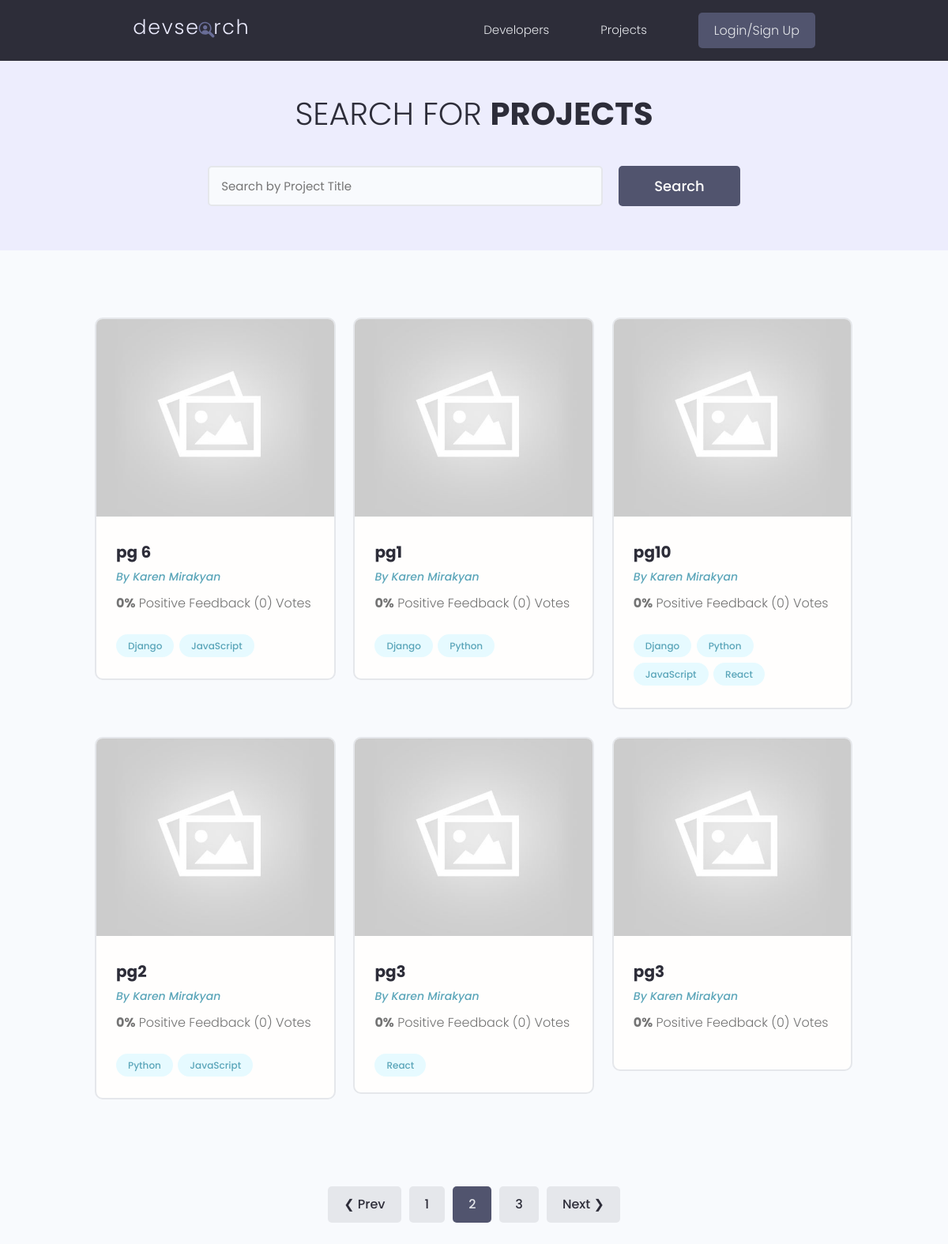
/projects/?page=2, run on an earlier commit of the app's database.
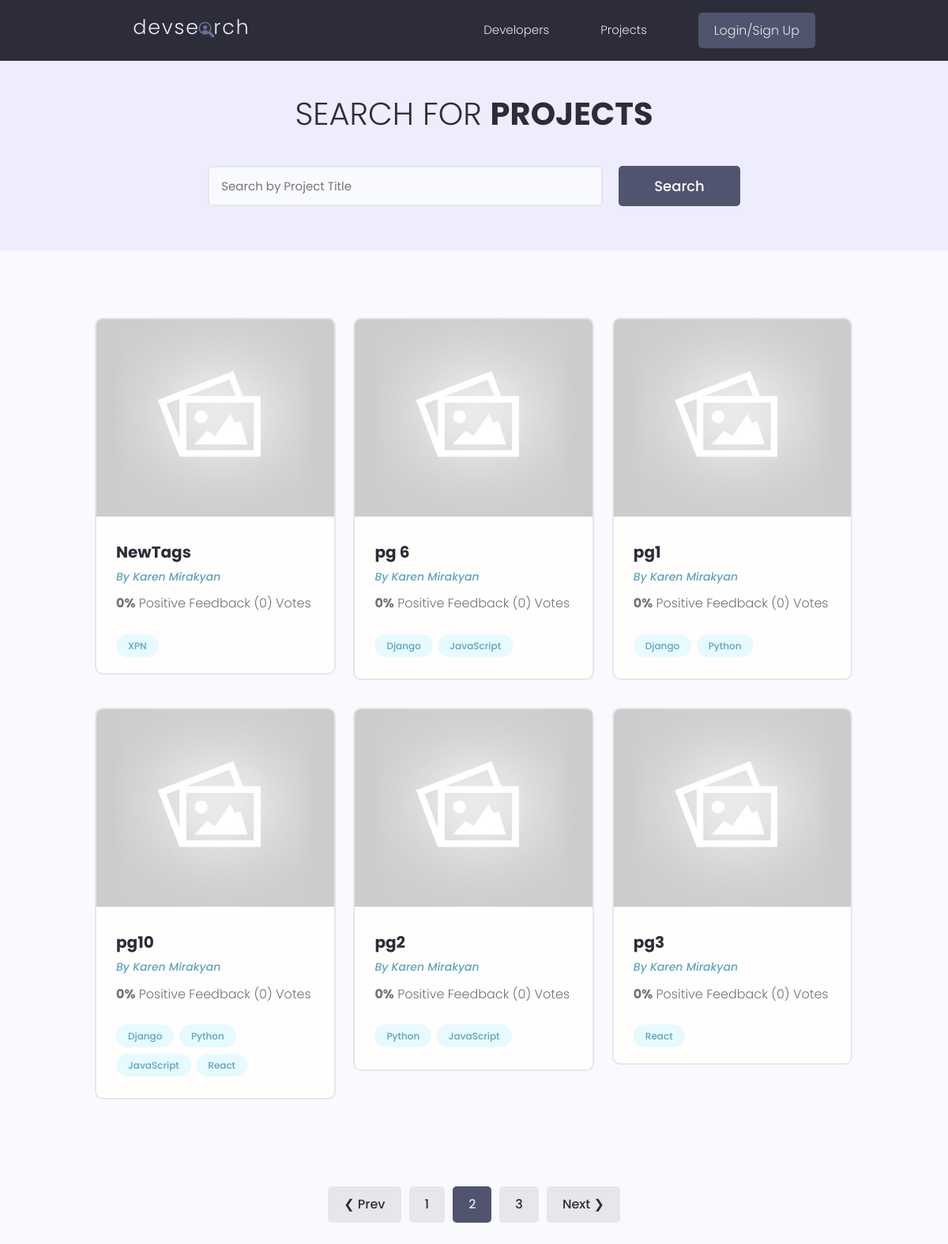
And on a later commit of the database.
### projects/models.py (models this page shows, shortened)
class Project(models.Model):
    id = models.UUIDField(default=uuid.uuid4, unique=True, primary_key=True, editable=False)
    owner = models.ForeignKey(Profile, null=True, blank=True, on_delete=models.CASCADE)
    title = models.CharField(max_length=200)
    description = models.TextField(null=True, blank=True)
    featured_image = models.ImageField(null=True, blank=True, default='default.jpg')
    demo_link = models.CharField(max_length=2000, null=True, blank=True)
    source_link = models.CharField(max_length=2000, null=True, blank=True)
    tags = models.ManyToManyField('Tag', blank=True)
    vote_total = models.IntegerField(default=0, null=True, blank=True)
    vote_ratio = models.IntegerField(default=0, null=True, blank=True)
    created = models.DateTimeField(auto_now_add=True)
    class Meta:
        ordering = ['-vote_ratio', '-vote_total', 'title']
    @property
    def image_url(self):
        try:
            url = self.featured_image.url
        except:
            url = ''
        return url

class Tag(models.Model):
    name = models.CharField(max_length=200)
    created = models.DateTimeField(auto_now_add=True)
    id = models.UUIDField(default=uuid.uuid4, unique=True, primary_key=True, editable=False)
    def __str__(self):
        return self.name

### users/models.py (models this page shows, shortened)
class Profile(models.Model):
    user = models.OneToOneField(User, on_delete=models.CASCADE, null=True, blank=True)
    name = models.CharField(max_length=200, blank=True, null=True)
    username = models.CharField(max_length=200, blank=True, null=True)
    location = models.CharField(max_length=200, blank=True, null=True)
    email = models.EmailField(max_length=200, blank=True, null=True)
    short_intro = models.CharField(max_length=200, blank=True, null=True)
    bio = models.TextField(blank=True, null=True)
    profile_image = models.ImageField(null=True, blank=True, upload_to='profiles/', default='profiles/user-default.png')
    social_github = models.CharField(max_length=200, blank=True, null=True)
    social_twitter = models.CharField(max_length=200, blank=True, null=True)
    social_linkedin = models.CharField(max_length=200, blank=True, null=True)
    social_youtube = models.CharField(max_length=200, blank=True, null=True)
    social_website = models.CharField(max_length=200, blank=True, null=True)
    created = models.DateTimeField(auto_now_add=True)
    id = models.UUIDField(default=uuid.uuid4, unique=True, primary_key=True, editable=False)
    class Meta:
        ordering = ['created']

### projects/views.py (the view)
# urls.py: path('projects/', views.get_projects),
def projects(request):
    projects, search_query = search_project(request)
    custom_range, projects = paginate_projects(request, projects, 6)
    context = {
        'projects': projects,
        'search_query': search_query,
        'custom_range': custom_range,
    }
    return render(request, 'projects/projects.html', context)

### projects/utils.py (called while the page is built)
def search_project(request):
    search_query = ''
    if request.GET.get('search_query'):
        search_query = request.GET.get('search_query')
    tags = Tag.objects.filter(name__icontains=search_query)
    projects = Project.objects.distinct().filter(
        Q(title__icontains=search_query) |
        Q(description__icontains=search_query) |
        Q(owner__name__icontains=search_query) |
        Q(tags__in=tags)
    )
    return projects, search_query

def paginate_projects(request, projects, results):
    page = request.GET.get('page')
    results = results
    paginator = Paginator(projects, results)
    try:
        projects = paginator.page(page)
    except PageNotAnInteger:
        page = 1
        projects = paginator.page(page)
    except EmptyPage:
        page = paginator.num_pages
        projects = paginator.page(page)
    left_index = (int(page) - 4)
    right_index = (int(page) + 5)
    if left_index < 1:
        left_index = 1
    if right_index > paginator.num_pages:
        right_index = paginator.num_pages + 1
    custom_range = range(left_index, right_index)
    return custom_range, projects

### projects/templates/projects/projects.html (shortened to what this page needs)
{%  extends 'main.html' %}
{%  block content %}
  <main class="projects">
    <section class="hero-section text-center">
      <div class="container container--narrow">
        <div class="hero-section__box">
          <h2>Search for <span>Projects</span></h2>
        </div>
        <div class="hero-section__search">
          <form id="searchForm" class="form" action="{% url 'projects' %}" method="get">
            <div class="form__field">
              <input class="input input--text" id="formInput#search" type="text" name="search_query"
                value="{{ search_query }}" placeholder="Search by Project Title" />
            </div>
            <input class="btn btn--sub btn--lg" type="submit" value="Search" />
          </form>
        </div>
      </div>
    </section>
    <section class="projectsList">
      <div class="container">
        <div class="grid grid--three">
            {% for project in projects %}
                <div class="column">
            <div class="card project">
              <a href="{% url 'project' project.id %}" class="project">
                <img class="project__thumbnail" src="{{ project.image_url}}" alt="project thumbnail" />
                <div class="card__body">
                  <h3 class="project__title">{{ project.title}}</h3>
                  <p><a class="project__author" href="{% url 'user-profile' project.owner.id %}">By {{ project.owner.name }}</a></p>
                  <p class="project--rating">
                    <span style="font-weight: bold;">{{ project.vote_ratio }}%</span> Positive
                      Feedback ({{ project.vote_total}}) Vote{{ project.vote_total|pluralize:'s' }}
                  </p>
                  <div class="project__tags">
                      {% for tag in project.tags.all %}
                          <span class="tag tag--pill tag--main">
                              <small>{{ tag }}</small>
                          </span>
                      {% endfor %}
                  </div>
                </div>
              </a>
            </div>
          </div>
            {% endfor %}
        </div>
      </div>
    </section>
    {% include 'pagination.html' with queryset=projects %}
  </main>
{% endblock %}

### templates/main.html (shortened to what this page needs)
<!DOCTYPE html>
{% load static %}
<html lang="en">
<head>
  <link rel="stylesheet" href="https://cdn.iconmonstr.com/1.3.0/css/iconmonstr-iconic-font.min.css" />
  <link rel="stylesheet" href="{% static 'uikit/styles/uikit.css' %}" />
  <link rel="stylesheet" href="{% static 'styles/app.css' %}" />
</head>
<body>
    {% include 'navbar.html' %}
    {% block content %}
    {% endblock %}
</body>
</html>

### templates/navbar.html (shortened to what this page needs)
{% load static %}
  <header class="header">
    <div class="container container--narrow">
      <a href="{% url 'profiles' %}" class="header__logo">
        <img src="{% static 'images/logo.svg' %}" alt="DevSearch Logo" />
      </a>
      <nav class="header__nav">
        <ul class="header__menu">
          <li class="header__menuItem"><a href="{% url 'profiles' %}">Developers</a></li>
          <li class="header__menuItem"><a href="{% url 'projects' %}">Projects</a></li>
            {% if request.user.is_authenticated %}
                <li class="header__menuItem"><a href="{% url 'inbox' %}">Inbox</a></li>
                <li class="header__menuItem"><a href="{% url 'account' %}">Account</a></li>
                <li class="header__menuItem"><a href="{% url 'logout' %}" class="btn btn--sub">Logout</a></li>
            {% else %}
                <li class="header__menuItem"><a href="{% url 'login' %}" class="btn btn--sub">Login/Sign Up</a></li>
            {% endif %}
        </ul>
      </nav>
    </div>
  </header>

### templates/pagination.html
{% if queryset.has_other_pages %}
<div class="pagination">
    <ul class="container">
        {% if queryset.has_previous %}
            <li><a href="?page={{ queryset.previous_page_number }}" class="btn page-link"
                   data-page="{{ queryset.previous_page_number }}">&#10094; Prev</a></li>
        {% endif %}
        {% for page in custom_range %}
          {% if page == queryset.number %}
              <li><a href="?page={{ page }}" class="btn page-link btn--sub" data-page="{{ page }}">{{ page }}</a></li>
          {% else %}
              <li><a href="?page={{ page }}" class="btn page-link" data-page="{{ page }}">{{ page }}</a></li>
          {% endif %}
        {% endfor %}
        {% if queryset.has_next %}
            <li><a href="?page={{ queryset.next_page_number }}" class="btn page-link"
                   data-page="{{ queryset.next_page_number }}">Next &#10095;</a></li>
        {% endif %}
    </ul>
</div>
{% endif %}

### static/styles/app.css (style rules this page uses)
:root { --color-sub: #2d2d39; }
.btn--sub { background-color: var(--color-sub-light); }
.card { border: 2px solid var(--color-light); }
img { width: 100%; }
.header { position: sticky; z-index: 111; background-color: var(--color-sub); padding: 1.5rem 0; }
.header > .container { display: flex; justify-content: space-between; align-items: center; }
.header__logo > img { height: 3.8rem; }
.header__nav > ul { display: inline-flex; align-items: center; list-style: none; gap: 6.5rem; }
.header__menuItem > a { color: var(--color-light); font-weight: 300; }
.hero-section { height: 40vh; display: flex; align-items: center; background-color: var(--color-sub); }
.hero-section__box { margin-bottom: 4rem; }
.hero-section__box > h2, .hero-section__box > h2 > span { font-size: 4rem; color: var(--color-light); line-height: 1.3; text-transform: uppercase; }
.hero-section__box > h2 { font-weight: 300; }
.hero-section__box > h2 > span { font-weight: 700; }
.hero-section__search > .form { display: flex; align-items: center; justify-content: center; gap: 2rem; }
.hero-section__search > .form input.input--text { width: 50rem; }
.pagination { margin-top: 8rem; margin-bottom: 10rem; }
.pagination > ul { flex-wrap: wrap; list-style: none; display: flex; align-items: center; justify-content: center; gap: 1rem; }
.pagination .btn { color: var(--color-sub); }
.pagination .btn.btn--sub { color: var(--color-light); }
.project__author { font-size: 1.4rem; font-style: italic; }
.project--rating { margin-bottom: 1.6em; margin-top: .5em; }
.projects > .hero-section { background: var(--color-sub-lighter); height: 30vh; }
.projects .hero-section__box { margin-bottom: 2.5rem; }
.projects .hero-section__box > h2 { color: var(--color-sub); }
.projects .hero-section__box > h2 > span { font-weight: 700; color: var(--color-sub); }
.projectsList { margin-top: 8rem; }
.project__thumbnail { height: 25rem; object-fit: cover; object-position: top center; }
.project__title { font-size: 2rem; font-weight: 700; color: var(--color-sub); }

### static/uikit/styles/modules/_variables.css (style rules this page uses)
:root { --color-main: #5aa5b9; --color-main-light: #e6faff; --color-sub: #3f4156; --color-sub-light: #51546e; --color-sub-lighter: #ededfd; --color-text: #737373; --color-gray: #8b8b8b; --color-light: #e5e7eb; --color-light-gray: #767676; --color-bg: #f8fafd; --color-white: #fffefd; --color-white-light: #f3f3f3; --color-success: #359e64; --color-success-bg: #def8e8; --color-error: #fc4b0b; --color-error-bg: #fff2ee; --font-base: 'Poppins', arial, helvetica, 'Segoe UI', roboto, ubuntu, sans-serif; --font-monospace: 'Fira Code', 'Courier New', courier, monospace; --font-regular: 300; --font-medium: 500; --font-bold: 700; --generic-shadow: 1px 1px 5px #00000010; --generic-transition: all 0.3s ease-in-out; }

### static/uikit/styles/modules/_base.css (style rules this page uses)
* { margin: 0; padding: 0; box-sizing: border-box; text-rendering: optimizeLegibility; color: inherit; font-size: inherit; }
html { font-size: 50%; }
@media only screen and (min-width: 480px) { html { font-size: 56.25%; } }
@media only screen and (min-width: 1200px) { html { font-size: 62.5%; } }
body { line-height: 1.6; font-weight: 400; font-size: 1.5rem; color: var(--color-text); background-color: var(--color-bg); min-height: 100vh; }

### static/uikit/styles/modules/_typography.css (style rules this page uses)
* { font-family: var(--font-base); }
h2 { font-size: 3.6rem; font-weight: var(--font-bold); }
h3 { font-size: 3.2rem; font-weight: var(--font-medium); }
p, span, strong { font-size: 1.6rem; color: var(--color-text); font-weight: var(--font-regular); }
a { padding-bottom: 2px; text-decoration: none; display: inline-block; color: var(--color-main); font-weight: var(--font-medium); }

### static/uikit/styles/modules/_utilities.css (style rules this page uses)
.container { width: 92%; max-width: 165rem; margin: 0 auto; box-sizing: border-box; }
.container--narrow { width: 92%; max-width: 120rem; }
@media screen and (min-width: 1000px) { .container { width: 90%; } }
@media screen and (min-width: 1000px) { .container--narrow { width: 85%; } }
@media screen and (min-width: 1200px) { .container { width: 80%; } }
@media screen and (min-width: 1200px) { .container--narrow { width: 72%; } }
.text-center { text-align: center; }

### static/uikit/styles/modules/_card.css (style rules this page uses)
.card { border-radius: 1rem; background-color: var(--color-white); border: 1.5px solid var(--color-light); width: auto; height: auto; margin-top: 0.5rem; margin-bottom: 0.5rem; overflow: hidden; }
.card__body, .card__header { padding: 2rem 2.5rem; }

What changed in the data, as far as the page shows it:
no longer on this page (row unchanged): Project: image_url (placeholder picture), title "pg3", owner.name "Karen Mirakyan", vote_ratio "0", vote_total "0"
added Project: image_url (placeholder picture), title "NewTags", owner.name "Karen Mirakyan", vote_ratio "0", vote_total "0"
added Tag: name "XPN", shown under "NewTags"
